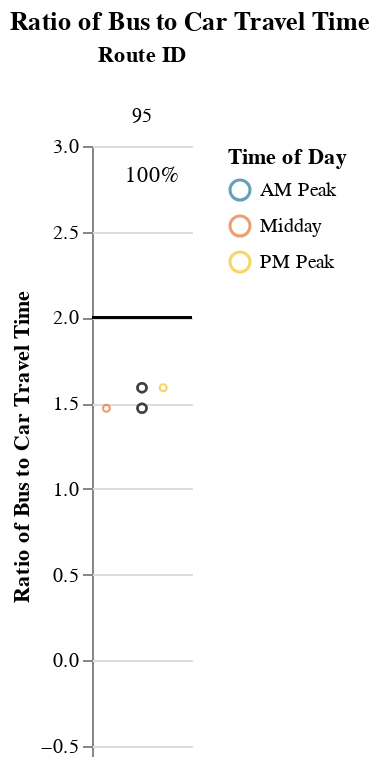
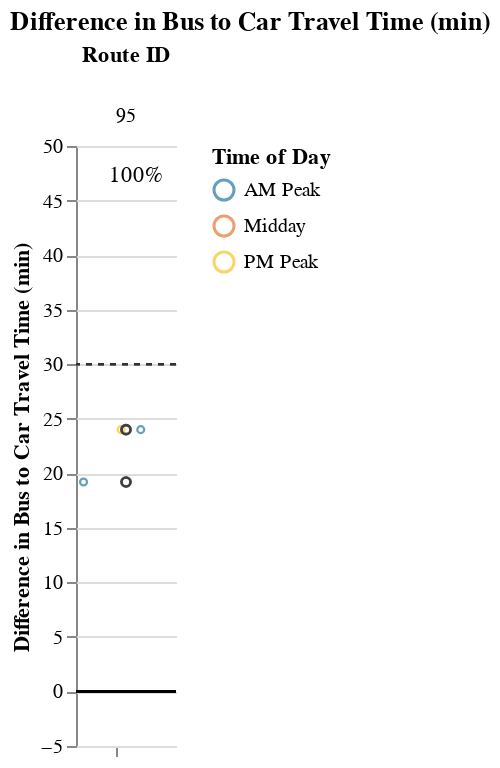

The cell these charts' notebook holds for them, in order:
### Markdown cell above
### Medium Routes (1-1.5 hrs)

### Code cell
route_group = "medium"
try:
    display_charts_for_route_group(df, route_group)
except:
    print("No routes meet this criteria.")

### Figure 1 — Vega-Lite specification as saved in the notebook (floating-point values rounded to 4 significant figures)
{"config": {"view": {"continuousWidth": 400, "continuousHeight": 300, "stroke": null}, "facet": {"spacing": 0}}, "data": {"name": "data-10f8d4e3ae4633c4ddb57a3ed5e00ba9"}, "facet": {"column": {"field": "route_id", "sort": ["95"], "title": "Route ID", "type": "nominal"}}, "spec": {"layer": [{"mark": "rule", "encoding": {"color": {"value": "black"}, "y": {"field": "cutoff", "type": "quantitative"}}, "selection": {"selector003": {"type": "interval", "bind": "scales", "encodings": ["x", "y"]}}}, {"mark": {"type": "point", "opacity": 0.65, "size": 12, "strokeWidth": 1.1}, "encoding": {"color": {"field": "time_of_day", "scale": {"range": ["#136C97", "#E16B26", "#F6BF16", "#00896B", "#7790A3", "#5B559C"]}, "sort": ["AM Peak", "Midday", "PM Peak", "Owl Service"], "title": "Time of Day", "type": "nominal"}, "tooltip": [{"field": "route_id", "type": "nominal"}, {"field": "route_name", "type": "nominal"}, {"field": "trip_id", "type": "nominal"}, {"field": "service_hours", "type": "quantitative"}, {"field": "car_duration_hours", "type": "quantitative"}, {"field": "bus_multiplier", "type": "quantitative"}, {"field": "bus_difference", "type": "quantitative"}, {"field": "num_trips", "type": "quantitative"}, {"field": "num_competitive", "type": "quantitative"}, {"field": "pct_trips_competitive", "type": "quantitative"}, {"field": "p25", "type": "quantitative"}, {"field": "p50", "type": "quantitative"}, {"field": "p75", "type": "quantitative"}], "x": {"axis": {"grid": false, "labels": false, "ticks": true, "values": [0]}, "field": "jitter", "scale": {}, "title": null, "type": "quantitative"}, "y": {"field": "bus_multiplier", "scale": {"domain": [-0.25, 3.0]}, "title": "Ratio of Bus to Car Travel Time", "type": "quantitative"}}, "transform": [{"calculate": "sqrt(-2*log(random()))*cos(2*PI*random())", "as": "jitter"}], "width": 50}, {"layer": [{"mark": {"type": "point", "opacity": 0.6, "size": 20, "strokeWidth": 1.3}, "encoding": {"color": {"value": "#323434"}, "y": {"field": "bus_multiplier", "type": "quantitative"}}, "transform": [{"filter": "(datum.p50_trip === 1)"}]}, {"mark": {"type": "text", "align": "center", "baseline": "middle"}, "encoding": {"color": {"value": "black"}, "text": {"field": "pct_trips_competitive", "format": ".0%", "type": "quantitative"}, "tooltip": [{"field": "route_id", "type": "nominal"}, {"field": "route_name", "type": "nominal"}, {"field": "trip_id", "type": "nominal"}, {"field": "service_hours", "type": "quantitative"}, {"field": "car_duration_hours", "type": "quantitative"}, {"field": "bus_multiplier", "type": "quantitative"}, {"field": "bus_difference", "type": "quantitative"}, {"field": "num_trips", "type": "quantitative"}, {"field": "num_competitive", "type": "quantitative"}, {"field": "pct_trips_competitive", "type": "quantitative"}, {"field": "p25", "type": "quantitative"}, {"field": "p50", "type": "quantitative"}, {"field": "p75", "type": "quantitative"}], "x": {"value": 30}, "y": {"value": 15}}, "transform": [{"calculate": "sqrt(-2*log(random()))*cos(2*PI*random())", "as": "jitter"}, {"filter": "(datum.fastest_trip === 1)"}]}]}]}, "resolve": {"scale": {"y": "shared"}}, "title": "Ratio of Bus to Car Travel Time", "$schema": "https://vega.github.io/schema/vega-lite/v4.17.0.json", "datasets": {"data-10f8d4e3ae4633c4ddb57a3ed5e00ba9": [{"calitp_itp_id": 284, "trip_key": -8319388681772766424, "trip_id": "255760", "shape_id": "32094", "route_id": "95", "service_hours": 1.0, "trip_first_departure_ts": 58500, "trip_last_arrival_ts": 62100, "departure_hour": 16, "time_of_day": "Midday", "p25": 1.0, "p50": 1.04, "p75": 1.08, "p50_trip": 1, "fastest_trip": 1, "car_duration_hours": 0.68, "competitive_route": 1, "bus_multiplier": 1.47, "bus_difference": 19.2, "num_trips": 6, "num_competitive": 6, "pct_trips_competitive": 1.0, "bus_difference_spread": 4.8, "route_group": "medium", "max_trip_hrs": 1.08, "max_trip_route_group": 1.08, "below_cutoff": 6, "pct_below_cutoff": 1.0, "name": "San Joaquin Regional Transit District", "caltrans_district": "10 - Stockton", "drmt_organization_name": "['recBXxWghAGPPIwaR']", "route_name": "Stockton-Manteca-Escalon-Modesto", "cutoff2": 30, "cutoff": 2}, {"calitp_itp_id": 284, "trip_key": 8897370452835123154, "trip_id": "255764", "shape_id": "32095", "route_id": "95", "service_hours": 1.0, "trip_first_departure_ts": 26100, "trip_last_arrival_ts": 29700, "departure_hour": 7, "time_of_day": "AM Peak", "p25": 1.0, "p50": 1.04, "p75": 1.08, "p50_trip": 1, "fastest_trip": 0, "car_duration_hours": 0.68, "competitive_route": 1, "bus_multiplier": 1.47, "bus_difference": 19.2, "num_trips": 6, "num_competitive": 6, "pct_trips_competitive": 1.0, "bus_difference_spread": 4.8, "route_group": "medium", "max_trip_hrs": 1.08, "max_trip_route_group": 1.08, "below_cutoff": 6, "pct_below_cutoff": 1.0, "name": "San Joaquin Regional Transit District", "caltrans_district": "10 - Stockton", "drmt_organization_name": "['recBXxWghAGPPIwaR']", "route_name": "Stockton-Manteca-Escalon-Modesto", "cutoff2": 30, "cutoff": 2}, {"calitp_itp_id": 284, "trip_key": -7971334978225718517, "trip_id": "255761", "shape_id": "32095", "route_id": "95", "service_hours": 1.0, "trip_first_departure_ts": 54900, "trip_last_arrival_ts": 58500, "departure_hour": 15, "time_of_day": "Midday", "p25": 1.0, "p50": 1.04, "p75": 1.08, "p50_trip": 1, "fastest_trip": 0, "car_duration_hours": 0.68, "competitive_route": 1, "bus_multiplier": 1.47, "bus_difference": 19.2, "num_trips": 6, "num_competitive": 6, "pct_trips_competitive": 1.0, "bus_difference_spread": 4.8, "route_group": "medium", "max_trip_hrs": 1.08, "max_trip_route_group": 1.08, "below_cutoff": 6, "pct_below_cutoff": 1.0, "name": "San Joaquin Regional Transit District", "caltrans_district": "10 - Stockton", "drmt_organization_name": "['recBXxWghAGPPIwaR']", "route_name": "Stockton-Manteca-Escalon-Modesto", "cutoff2": 30, "cutoff": 2}, {"calitp_itp_id": 284, "trip_key": 7036053059022292055, "trip_id": "255756", "shape_id": "32092", "route_id": "95", "service_hours": 1.08, "trip_first_departure_ts": 59100, "trip_last_arrival_ts": 63000, "departure_hour": 16, "time_of_day": "Midday", "p25": 1.0, "p50": 1.04, "p75": 1.08, "p50_trip": 1, "fastest_trip": 0, "car_duration_hours": 0.68, "competitive_route": 1, "bus_multiplier": 1.59, "bus_difference": 24.0, "num_trips": 6, "num_competitive": 6, "pct_trips_competitive": 1.0, "bus_difference_spread": 4.8, "route_group": "medium", "max_trip_hrs": 1.08, "max_trip_route_group": 1.08, "below_cutoff": 6, "pct_below_cutoff": 1.0, "name": "San Joaquin Regional Transit District", "caltrans_district": "10 - Stockton", "drmt_organization_name": "['recBXxWghAGPPIwaR']", "route_name": "Stockton-Manteca-Escalon-Modesto", "cutoff2": 30, "cutoff": 2}, {"calitp_itp_id": 284, "trip_key": 4792969033062920049, "trip_id": "255759", "shape_id": "32093", "route_id": "95", "service_hours": 1.08, "trip_first_departure_ts": 30300, "trip_last_arrival_ts": 34200, "departure_hour": 8, "time_of_day": "AM Peak", "p25": 1.0, "p50": 1.04, "p75": 1.08, "p50_trip": 1, "fastest_trip": 0, "car_duration_hours": 0.68, "competitive_route": 1, "bus_multiplier": 1.59, "bus_difference": 24.0, "num_trips": 6, "num_competitive": 6, "pct_trips_competitive": 1.0, "bus_difference_spread": 4.8, "route_group": "medium", "max_trip_hrs": 1.08, "max_trip_route_group": 1.08, "below_cutoff": 6, "pct_below_cutoff": 1.0, "name": "San Joaquin Regional Transit District", "caltrans_district": "10 - Stockton", "drmt_organization_name": "['recBXxWghAGPPIwaR']", "route_name": "Stockton-Manteca-Escalon-Modesto", "cutoff2": 30, "cutoff": 2}, {"calitp_itp_id": 284, "trip_key": -5876280846990251405, "trip_id": "255755", "shape_id": "32092", "route_id": "95", "service_hours": 1.08, "trip_first_departure_ts": 62700, "trip_last_arrival_ts": 66600, "departure_hour": 17, "time_of_day": "PM Peak", "p25": 1.0, "p50": 1.04, "p75": 1.08, "p50_trip": 1, "fastest_trip": 0, "car_duration_hours": 0.68, "competitive_route": 1, "bus_multiplier": 1.59, "bus_difference": 24.0, "num_trips": 6, "num_competitive": 6, "pct_trips_competitive": 1.0, "bus_difference_spread": 4.8, "route_group": "medium", "max_trip_hrs": 1.08, "max_trip_route_group": 1.08, "below_cutoff": 6, "pct_below_cutoff": 1.0, "name": "San Joaquin Regional Transit District", "caltrans_district": "10 - Stockton", "drmt_organization_name": "['recBXxWghAGPPIwaR']", "route_name": "Stockton-Manteca-Escalon-Modesto", "cutoff2": 30, "cutoff": 2}]}}

### Figure 2 — Vega-Lite specification as saved in the notebook (floating-point values rounded to 4 significant figures)
{"config": {"view": {"continuousWidth": 400, "continuousHeight": 300, "stroke": null}, "facet": {"spacing": 0}}, "data": {"name": "data-4f3486c535bd6b3928b6f8d86a40b40f"}, "facet": {"column": {"field": "route_id", "sort": ["95"], "title": "Route ID", "type": "nominal"}}, "spec": {"layer": [{"mark": "rule", "encoding": {"color": {"value": "black"}, "y": {"field": "cutoff", "type": "quantitative"}}, "selection": {"selector004": {"type": "interval", "bind": "scales", "encodings": ["x", "y"]}}}, {"mark": {"type": "rule", "strokeDash": [3, 3]}, "encoding": {"color": {"value": "#323434"}, "y": {"field": "cutoff2", "type": "quantitative"}}}, {"mark": {"type": "point", "opacity": 0.65, "size": 12, "strokeWidth": 1.1}, "encoding": {"color": {"field": "time_of_day", "scale": {"range": ["#136C97", "#E16B26", "#F6BF16", "#00896B", "#7790A3", "#5B559C"]}, "sort": ["AM Peak", "Midday", "PM Peak", "Owl Service"], "title": "Time of Day", "type": "nominal"}, "tooltip": [{"field": "route_id", "type": "nominal"}, {"field": "route_name", "type": "nominal"}, {"field": "trip_id", "type": "nominal"}, {"field": "service_hours", "type": "quantitative"}, {"field": "car_duration_hours", "type": "quantitative"}, {"field": "bus_multiplier", "type": "quantitative"}, {"field": "bus_difference", "type": "quantitative"}, {"field": "num_trips", "type": "quantitative"}, {"field": "num_competitive", "type": "quantitative"}, {"field": "pct_trips_competitive", "type": "quantitative"}, {"field": "p25", "type": "quantitative"}, {"field": "p50", "type": "quantitative"}, {"field": "p75", "type": "quantitative"}], "x": {"axis": {"grid": false, "labels": false, "ticks": true, "values": [0]}, "field": "jitter", "scale": {}, "title": null, "type": "quantitative"}, "y": {"field": "bus_difference", "scale": {"domain": [-5, 46.2]}, "title": "Difference in Bus to Car Travel Time (min)", "type": "quantitative"}}, "transform": [{"calculate": "sqrt(-2*log(random()))*cos(2*PI*random())", "as": "jitter"}], "width": 50}, {"layer": [{"mark": {"type": "point", "opacity": 0.6, "size": 20, "strokeWidth": 1.3}, "encoding": {"color": {"value": "#323434"}, "y": {"field": "bus_difference", "type": "quantitative"}}, "transform": [{"filter": "(datum.p50_trip === 1)"}]}, {"mark": {"type": "text", "align": "center", "baseline": "middle"}, "encoding": {"color": {"value": "black"}, "text": {"field": "pct_trips_competitive", "format": ".0%", "type": "quantitative"}, "tooltip": [{"field": "route_id", "type": "nominal"}, {"field": "route_name", "type": "nominal"}, {"field": "trip_id", "type": "nominal"}, {"field": "service_hours", "type": "quantitative"}, {"field": "car_duration_hours", "type": "quantitative"}, {"field": "bus_multiplier", "type": "quantitative"}, {"field": "bus_difference", "type": "quantitative"}, {"field": "num_trips", "type": "quantitative"}, {"field": "num_competitive", "type": "quantitative"}, {"field": "pct_trips_competitive", "type": "quantitative"}, {"field": "p25", "type": "quantitative"}, {"field": "p50", "type": "quantitative"}, {"field": "p75", "type": "quantitative"}], "x": {"value": 30}, "y": {"value": 15}}, "transform": [{"calculate": "sqrt(-2*log(random()))*cos(2*PI*random())", "as": "jitter"}, {"filter": "(datum.fastest_trip === 1)"}]}]}]}, "resolve": {"scale": {"y": "shared"}}, "title": "Difference in Bus to Car Travel Time (min)", "$schema": "https://vega.github.io/schema/vega-lite/v4.17.0.json", "datasets": {"data-4f3486c535bd6b3928b6f8d86a40b40f": [{"calitp_itp_id": 284, "trip_key": -8319388681772766424, "trip_id": "255760", "shape_id": "32094", "route_id": "95", "service_hours": 1.0, "trip_first_departure_ts": 58500, "trip_last_arrival_ts": 62100, "departure_hour": 16, "time_of_day": "Midday", "p25": 1.0, "p50": 1.04, "p75": 1.08, "p50_trip": 1, "fastest_trip": 1, "car_duration_hours": 0.68, "competitive_route": 1, "bus_multiplier": 1.47, "bus_difference": 19.2, "num_trips": 6, "num_competitive": 6, "pct_trips_competitive": 1.0, "bus_difference_spread": 4.8, "route_group": "medium", "max_trip_hrs": 1.08, "max_trip_route_group": 1.08, "below_cutoff": 6, "pct_below_cutoff": 1.0, "name": "San Joaquin Regional Transit District", "caltrans_district": "10 - Stockton", "drmt_organization_name": "['recBXxWghAGPPIwaR']", "route_name": "Stockton-Manteca-Escalon-Modesto", "cutoff2": 30, "cutoff": 0}, {"calitp_itp_id": 284, "trip_key": 8897370452835123154, "trip_id": "255764", "shape_id": "32095", "route_id": "95", "service_hours": 1.0, "trip_first_departure_ts": 26100, "trip_last_arrival_ts": 29700, "departure_hour": 7, "time_of_day": "AM Peak", "p25": 1.0, "p50": 1.04, "p75": 1.08, "p50_trip": 1, "fastest_trip": 0, "car_duration_hours": 0.68, "competitive_route": 1, "bus_multiplier": 1.47, "bus_difference": 19.2, "num_trips": 6, "num_competitive": 6, "pct_trips_competitive": 1.0, "bus_difference_spread": 4.8, "route_group": "medium", "max_trip_hrs": 1.08, "max_trip_route_group": 1.08, "below_cutoff": 6, "pct_below_cutoff": 1.0, "name": "San Joaquin Regional Transit District", "caltrans_district": "10 - Stockton", "drmt_organization_name": "['recBXxWghAGPPIwaR']", "route_name": "Stockton-Manteca-Escalon-Modesto", "cutoff2": 30, "cutoff": 0}, {"calitp_itp_id": 284, "trip_key": -7971334978225718517, "trip_id": "255761", "shape_id": "32095", "route_id": "95", "service_hours": 1.0, "trip_first_departure_ts": 54900, "trip_last_arrival_ts": 58500, "departure_hour": 15, "time_of_day": "Midday", "p25": 1.0, "p50": 1.04, "p75": 1.08, "p50_trip": 1, "fastest_trip": 0, "car_duration_hours": 0.68, "competitive_route": 1, "bus_multiplier": 1.47, "bus_difference": 19.2, "num_trips": 6, "num_competitive": 6, "pct_trips_competitive": 1.0, "bus_difference_spread": 4.8, "route_group": "medium", "max_trip_hrs": 1.08, "max_trip_route_group": 1.08, "below_cutoff": 6, "pct_below_cutoff": 1.0, "name": "San Joaquin Regional Transit District", "caltrans_district": "10 - Stockton", "drmt_organization_name": "['recBXxWghAGPPIwaR']", "route_name": "Stockton-Manteca-Escalon-Modesto", "cutoff2": 30, "cutoff": 0}, {"calitp_itp_id": 284, "trip_key": 7036053059022292055, "trip_id": "255756", "shape_id": "32092", "route_id": "95", "service_hours": 1.08, "trip_first_departure_ts": 59100, "trip_last_arrival_ts": 63000, "departure_hour": 16, "time_of_day": "Midday", "p25": 1.0, "p50": 1.04, "p75": 1.08, "p50_trip": 1, "fastest_trip": 0, "car_duration_hours": 0.68, "competitive_route": 1, "bus_multiplier": 1.59, "bus_difference": 24.0, "num_trips": 6, "num_competitive": 6, "pct_trips_competitive": 1.0, "bus_difference_spread": 4.8, "route_group": "medium", "max_trip_hrs": 1.08, "max_trip_route_group": 1.08, "below_cutoff": 6, "pct_below_cutoff": 1.0, "name": "San Joaquin Regional Transit District", "caltrans_district": "10 - Stockton", "drmt_organization_name": "['recBXxWghAGPPIwaR']", "route_name": "Stockton-Manteca-Escalon-Modesto", "cutoff2": 30, "cutoff": 0}, {"calitp_itp_id": 284, "trip_key": 4792969033062920049, "trip_id": "255759", "shape_id": "32093", "route_id": "95", "service_hours": 1.08, "trip_first_departure_ts": 30300, "trip_last_arrival_ts": 34200, "departure_hour": 8, "time_of_day": "AM Peak", "p25": 1.0, "p50": 1.04, "p75": 1.08, "p50_trip": 1, "fastest_trip": 0, "car_duration_hours": 0.68, "competitive_route": 1, "bus_multiplier": 1.59, "bus_difference": 24.0, "num_trips": 6, "num_competitive": 6, "pct_trips_competitive": 1.0, "bus_difference_spread": 4.8, "route_group": "medium", "max_trip_hrs": 1.08, "max_trip_route_group": 1.08, "below_cutoff": 6, "pct_below_cutoff": 1.0, "name": "San Joaquin Regional Transit District", "caltrans_district": "10 - Stockton", "drmt_organization_name": "['recBXxWghAGPPIwaR']", "route_name": "Stockton-Manteca-Escalon-Modesto", "cutoff2": 30, "cutoff": 0}, {"calitp_itp_id": 284, "trip_key": -5876280846990251405, "trip_id": "255755", "shape_id": "32092", "route_id": "95", "service_hours": 1.08, "trip_first_departure_ts": 62700, "trip_last_arrival_ts": 66600, "departure_hour": 17, "time_of_day": "PM Peak", "p25": 1.0, "p50": 1.04, "p75": 1.08, "p50_trip": 1, "fastest_trip": 0, "car_duration_hours": 0.68, "competitive_route": 1, "bus_multiplier": 1.59, "bus_difference": 24.0, "num_trips": 6, "num_competitive": 6, "pct_trips_competitive": 1.0, "bus_difference_spread": 4.8, "route_group": "medium", "max_trip_hrs": 1.08, "max_trip_route_group": 1.08, "below_cutoff": 6, "pct_below_cutoff": 1.0, "name": "San Joaquin Regional Transit District", "caltrans_district": "10 - Stockton", "drmt_organization_name": "['recBXxWghAGPPIwaR']", "route_name": "Stockton-Manteca-Escalon-Modesto", "cutoff2": 30, "cutoff": 0}]}}
